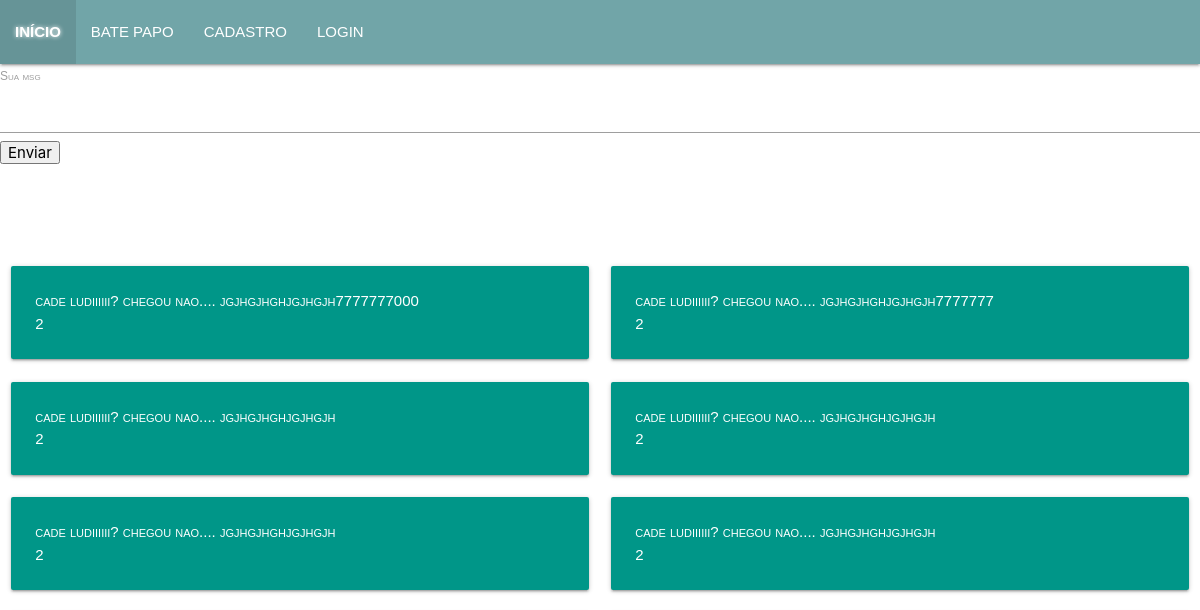
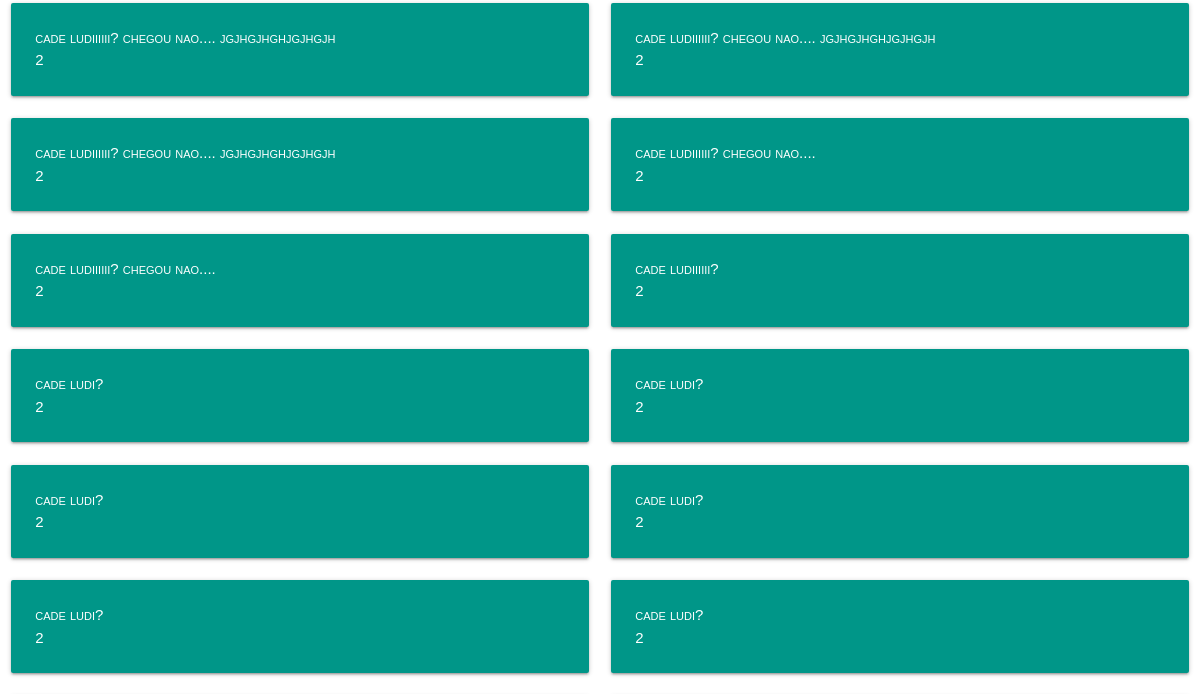
The app's page /batepapo (upper part), older data (2 pictures, top to bottom).
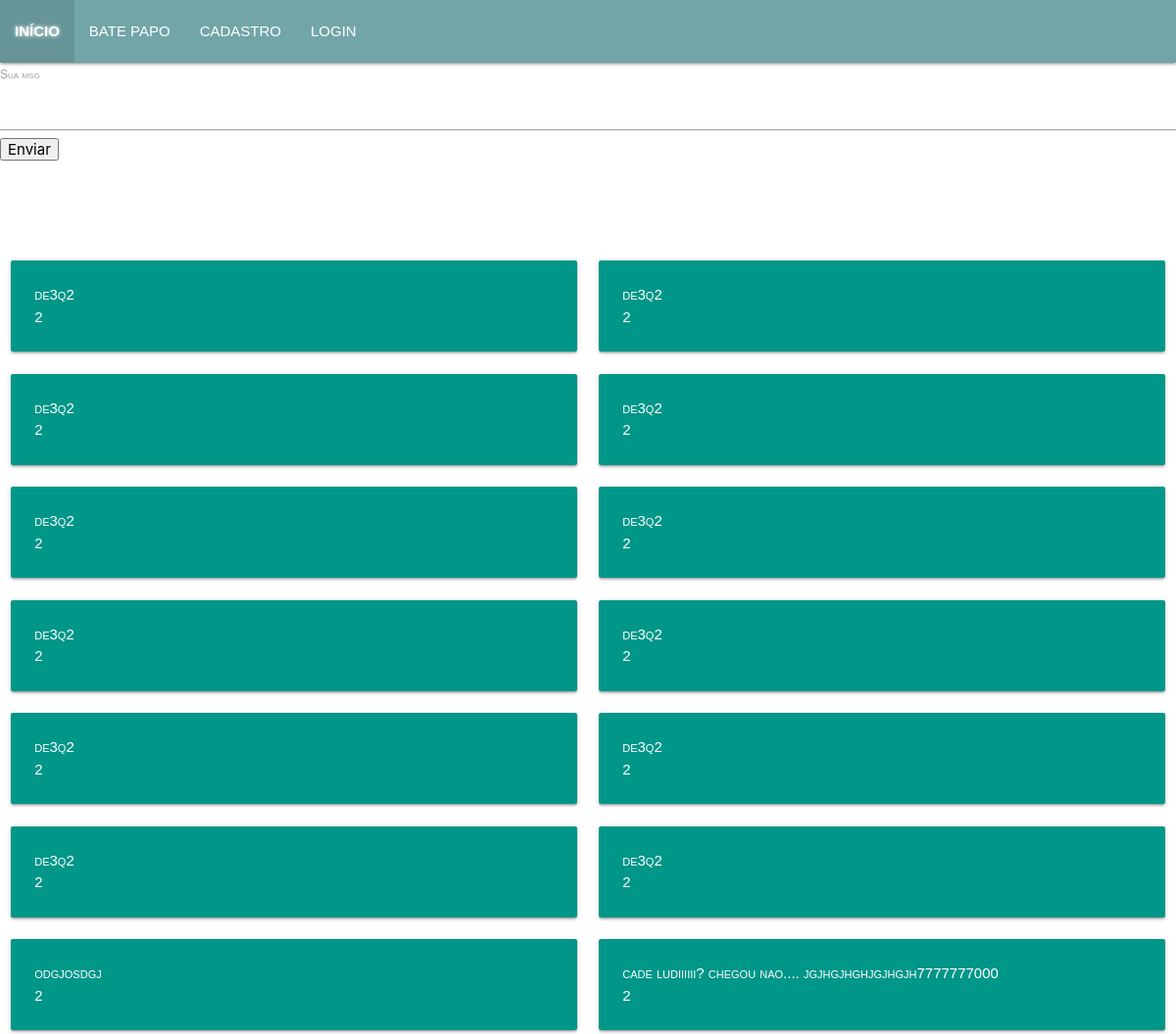
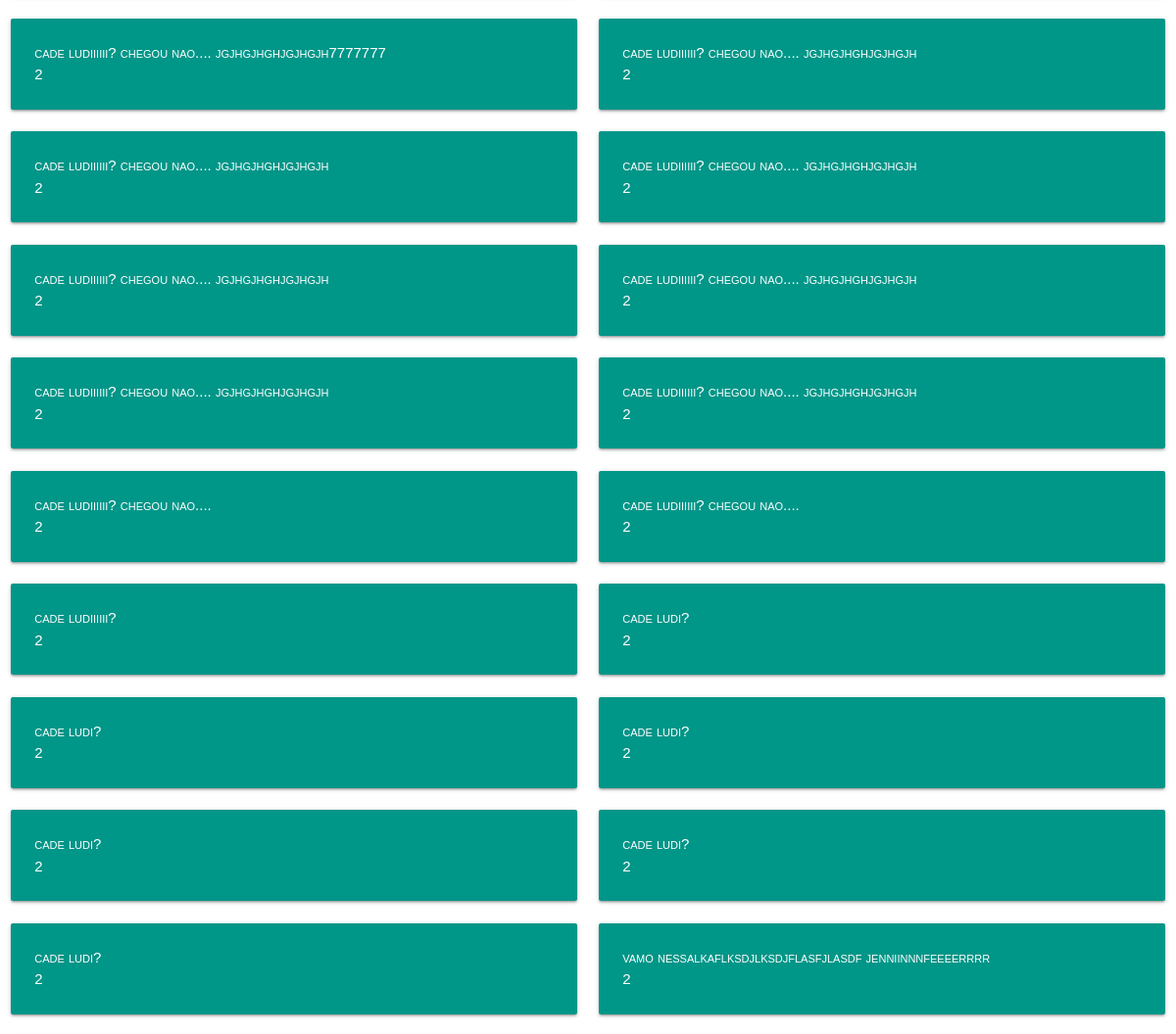
The same page, newer data (2 pictures, top to bottom).
### app.py (models this page shows, shortened)
class Mensagem(db.Model):
    id = db.Column(db.Integer, primary_key=True)
    texto = db.Column(db.Text)
    usuario_id = db.Column(db.Integer, db.ForeignKey('usuario.id'),nullable=False)

### app.py (the view)
@app.route("/batepapo", methods=['POST','GET'])
def batepapo():
    form = MensagemForm()
    if form.validate_on_submit():
        msg = Mensagem()
        msg.texto = form.texto.data
        msg.usuario_id = 2
        db.session.add(msg)
        db.session.commit()
    mensagens = Mensagem.query.all()
    return render_template("paginas/bate_papo.html", form=form, mensagens=mensagens)

### formulario.py
class MensagemForm(FlaskForm):
    texto = TextField('Sua msg', [DataRequired()]) #, EqualTo('confirm', message='Senhas diferentes')])
    botao = SubmitField('Enviar')

### templates/paginas/bate_papo.html (shortened to what this page needs)
{% extends 'paginas/base.html' %}
{% block content %}
    <form method="POST">
        {{form.texto.label}}
        {{form.texto}}
        {{form.botao}}
    </form>
    <h3>Mensagens:</h3>
    <div class="row">
        {% for mensagem in mensagens[::-1] %}
        <div class="col l6 s12 m5">
          <div class="card-panel teal">
            <span class="white-text">
                    {{ mensagem.texto  }}
                   <br>
                   {{ mensagem.usuario_id }}
            </span>
          </div>
        </div>
        {% endfor %}
    </div>
{% endblock %}

### templates/paginas/base.html (shortened to what this page needs)
<!DOCTYPE html>
<html lang="en">
<head>
		<link rel="stylesheet" type="text/css" href="css/_css.css">
		<link rel="stylesheet" href="https://cdnjs.cloudflare.com/ajax/libs/materialize/1.0.0/css/materialize.min.css">
</head>
<body>
    <nav  style="background-color:#71a5a8;">
        <div class="nav-wrapper">
           <a href="#" class="brand-logo right">
            <ul id="nav-mobile" class="left hide-on-med-and-down">
               <li><a href="/index" class="text-white" id="fonte_mais_branca">INÍCIO</a></li>&nbsp;&nbsp;&nbsp;&nbsp;
               <li><a href="/batepapo" class="text-white">BATE PAPO</a> </li>&nbsp;&nbsp;&nbsp;&nbsp;
               <li><a href="/cadastro"  class="text-white">CADASTRO</a> </li>&nbsp;&nbsp;&nbsp;&nbsp;
               <li><a href="/login" class="text-white">LOGIN</a></a></li>
        </div>
   </nav>
{% block content %}
{% endblock %}
</body>
</html>
	<head>
	</head>
	<body>

### static/css/_css.css (style rules this page uses)
body { background: white; color: white; font-family: Arial; font-variant: small-caps; }
#fonte_mais_branca { font-weight: bolder; text-decoration: none; text-shadow: 0 0 4px #fff; }

Row changes from the older to the newer data that the page shows:
added Mensagem: texto "de3q2", usuario_id "2"
added Mensagem: texto "de3q2", usuario_id "2"
added Mensagem: texto "de3q2", usuario_id "2"
added Mensagem: texto "de3q2", usuario_id "2"
added Mensagem: texto "de3q2", usuario_id "2"
added Mensagem: texto "de3q2", usuario_id "2"
added Mensagem: texto "de3q2", usuario_id "2"
added Mensagem: texto "de3q2", usuario_id "2"
added Mensagem: texto "de3q2", usuario_id "2"
added Mensagem: texto "de3q2", usuario_id "2"
added Mensagem: texto "de3q2", usuario_id "2"
added Mensagem: texto "de3q2", usuario_id "2"
added Mensagem: texto "odgjosdgj", usuario_id "2"
now on this page (row unchanged): Mensagem: texto "vamo nessalkaflksdjlksdjflasfjlasdf jenniinnnfeeeerrrr", usuario_id "2"
